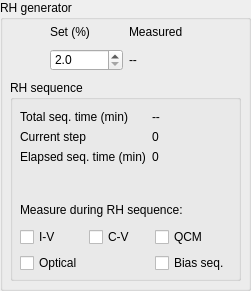
   <widget class="QGroupBox" name="rh_box">
    <property name="geometry">
     <rect>
      <x>310</x>
      <y>10</y>
      <width>251</width>
      <height>291</height>
     </rect>
    </property>
    <property name="styleSheet">
     <string notr="true">QGroupBox#rh_box{
border: 1px solid gray;
border-radius: 2px;
margin-top: 0.5em;
}

QGroupBox#rh_box::title{
subcontrol-origin: margin;
left: 10px;
padding: 0 3px 0 2px;
}</string>
    </property>
    <property name="title">
     <string>RH generator</string>
    </property>
    <widget class="QWidget" name="gridLayoutWidget_7">
     <property name="geometry">
      <rect>
       <x>50</x>
       <y>20</y>
       <width>151</width>
       <height>51</height>
      </rect>
     </property>
     <layout class="QGridLayout" name="gridLayout_2">
      <item row="1" column="1">
       <widget class="QLabel" name="rh_display">
        <property name="text">
         <string>--</string>
        </property>
       </widget>
      </item>
      <item row="0" column="1">
       <widget class="QLabel" name="actual_flowcell_label">
        <property name="text">
         <string>Measured</string>
        </property>
       </widget>
      </item>
      <item row="1" column="0">
       <widget class="QDoubleSpinBox" name="set_rh">
        <property name="enabled">
         <bool>true</bool>
        </property>
        <property name="decimals">
         <number>1</number>
        </property>
        <property name="minimum">
         <double>2.000000000000000</double>
        </property>
        <property name="maximum">
         <double>98.000000000000000</double>
        </property>
        <property name="singleStep">
         <double>0.500000000000000</double>
        </property>
        <property name="value">
         <double>2.000000000000000</double>
        </property>
       </widget>
      </item>
      <item row="0" column="0">
       <widget class="QLabel" name="set_flowcell_label">
        <property name="text">
         <string>Set (%)</string>
        </property>
       </widget>
      </item>
     </layout>
    </widget>
    <widget class="QGroupBox" name="sequence_box">
     <property name="geometry">
      <rect>
       <x>10</x>
       <y>80</y>
       <width>231</width>
       <height>201</height>
      </rect>
     </property>
     <property name="title">
      <string>RH sequence</string>
     </property>
     <widget class="QWidget" name="formLayoutWidget_3">
      <property name="geometry">
       <rect>
        <x>10</x>
        <y>30</y>
        <width>211</width>
        <height>71</height>
       </rect>
      </property>
      <layout class="QFormLayout" name="seq_indicator_grid">
       <item row="0" column="0">
        <widget class="QLabel" name="tot_seq_time_label">
         <property name="text">
          <string>Total seq. time (min)</string>
         </property>
         <property name="alignment">
          <set>Qt::AlignRight|Qt::AlignTrailing|Qt::AlignVCenter</set>
         </property>
        </widget>
       </item>
       <item row="0" column="1">
        <widget class="QLabel" name="tot_rh_seq_time">
         <property name="text">
          <string>--</string>
         </property>
        </widget>
       </item>
       <item row="1" column="0">
        <widget class="QLabel" name="current_step_label">
         <property name="text">
          <string>Current step</string>
         </property>
         <property name="alignment">
          <set>Qt::AlignRight|Qt::AlignTrailing|Qt::AlignVCenter</set>
         </property>
        </widget>
       </item>
       <item row="1" column="1">
        <widget class="QLabel" name="rh_seq_step">
         <property name="text">
          <string>0</string>
         </property>
        </widget>
       </item>
       <item row="2" column="0">
        <widget class="QLabel" name="elapsed_seq_time_label">
         <property name="text">
          <string>Elapsed seq. time (min)</string>
         </property>
        </widget>
       </item>
       <item row="2" column="1">
        <widget class="QLabel" name="elapsed_rh_seq_time">
         <property name="text">
          <string>0</string>
         </property>
        </widget>
       </item>
      </layout>
     </widget>
     <widget class="QWidget" name="verticalLayoutWidget">
      <property name="geometry">
       <rect>
        <x>10</x>
        <y>119</y>
        <width>210</width>
        <height>74</height>
       </rect>
      </property>
      <layout class="QVBoxLayout" name="verticalLayout">
       <item>
        <widget class="QLabel" name="measure_during_seq_label">
         <property name="text">
          <string>Measure during RH sequence:</string>
         </property>
        </widget>
       </item>
       <item>
        <layout class="QGridLayout" name="gridLayout">
         <item row="0" column="0">
          <widget class="QCheckBox" name="iv_rh_seq">
           <property name="text">
            <string>I-V</string>
           </property>
          </widget>
         </item>
         <item row="1" column="0">
          <widget class="QCheckBox" name="optical_rh_seq">
           <property name="text">
            <string>Optical</string>
           </property>
          </widget>
         </item>
         <item row="0" column="1">
          <widget class="QCheckBox" name="cv_rh_seq">
           <property name="text">
            <string>C-V</string>
           </property>
          </widget>
         </item>
         <item row="0" column="2">
          <widget class="QCheckBox" name="qcm_rh_seq">
           <property name="text">
            <string>QCM</string>
           </property>
          </widget>
         </item>
         <item row="1" column="2">
          <widget class="QCheckBox" name="bs_rh_seq">
           <property name="text">
            <string>Bias seq.</string>
           </property>
          </widget>
         </item>
        </layout>
       </item>
      </layout>
     </widget>
    </widget>
   </widget>
